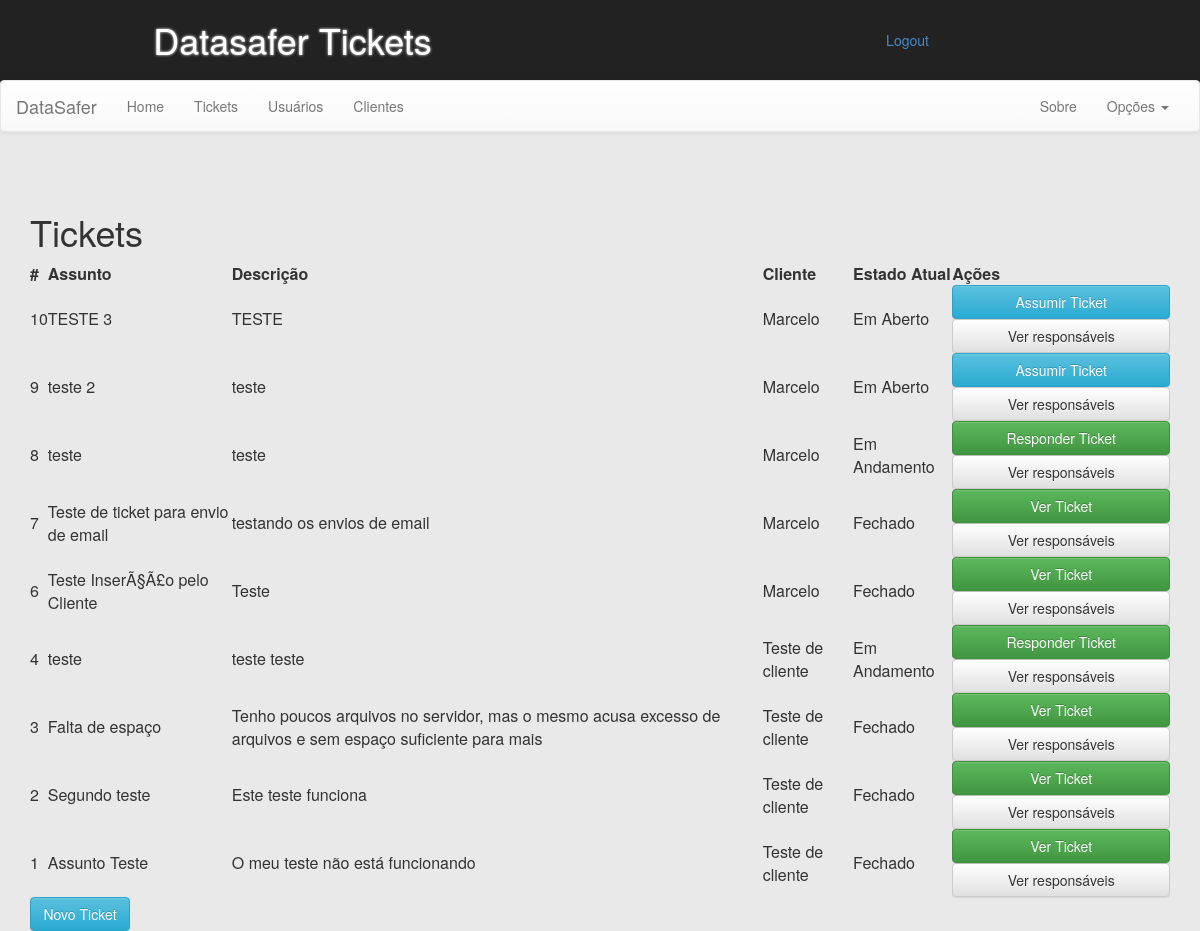
Before: /?pag=tickets (signed in) with the older database file.
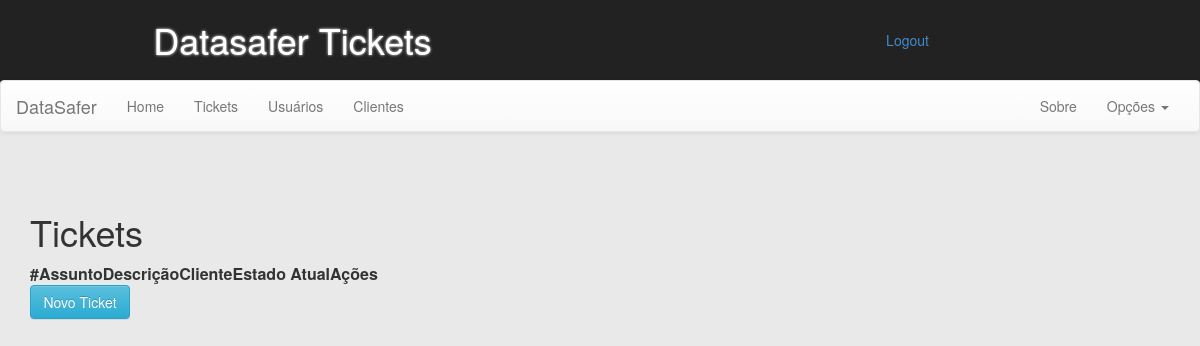
After: the same page with the newer database file.
### tables this page shows
CREATE TABLE IF NOT EXISTS `tck_ticket` (
  `id` int(250) NOT NULL auto_increment,
  `assunto` varchar(50) NOT NULL,
  `descricao` varchar(250) NOT NULL,
  `estado` int(11) NOT NULL,
  `causa` varchar(500) default NULL,
  `resolucao` varchar(500) default NULL,
  `cliente` int(11) NOT NULL,
  PRIMARY KEY  (`id`),
  KEY `fk_ticket_estado` (`estado`)
);

CREATE TABLE IF NOT EXISTS `tck_client` (
  `id` int(11) NOT NULL auto_increment,
  `nome` varchar(50) NOT NULL,
  `email` varchar(80) NOT NULL,
  `user` varchar(30) NOT NULL,
  `passwd` varchar(50) NOT NULL,
  PRIMARY KEY  (`id`),
  UNIQUE KEY `user` (`user`)
);

CREATE TABLE IF NOT EXISTS `tck_estado` (
  `id` int(11) NOT NULL auto_increment,
  `estado` varchar(50) NOT NULL,
  PRIMARY KEY  (`id`)
);

### rsc/pag/tickets.php (the view, shortened to what the changed rows need)
<?php
	if(isset($_SESSION['id_logged']) || isset($_SESSION['id_logged_client'])){
		if(isset($_GET['interna'])){
			$stmt = "SELECT tck_ticket.assunto, tck_ticket.descricao, tck_client.nome cliente,
			tck_client.email, tck_ticket.estado, tck_ticket.causa, tck_ticket.resolucao FROM tck_ticket
			JOIN tck_client ON tck_client.id = tck_ticket.cliente WHERE tck_ticket.id =".$_GET['interna'];
			$stmt = mysql_query($stmt);
			$rsc = mysql_fetch_array($stmt);
		?>
		<div class="container">
		<div class="col-lg-6" >
		<h1>Assunto: <?php echo $rsc['assunto'] ?></h1>
		<hr>
		<h3>Descrição do problema</h3>
		<p><?php echo utf8_encode($rsc['descricao'])?></p>
		<hr>
		<h3>Cliente / E-mail</h3>
		<p><?php echo $rsc['cliente']." / ".$rsc['email']?></p>
		<hr>
		<h3>Estado do Ticket</h3>
		<p><?php
				$estado = $rsc['estado'];
	  			$estado_stmt = "SELECT estado FROM tck_estado WHERE id = ".$estado;
	  			$estado_stmt = mysql_query($estado_stmt);
	  			$res = mysql_fetch_array($estado_stmt);
	  			echo $res['estado'];
		?></p>
		<hr>
		<form method="post" action="rsc/system_arqs/actions.php">
		<input type="hidden" name="fechandoTicket" value="1">
		<input type="hidden" name="id_ticket" value="<?php echo $_GET['interna'] ?>">
		<h3>Causa</h3>
		<textarea class="form-control" name="causa" style="height: 120px;" required <?php if(isset($_SESSION['id_logged_client'])){echo "disabled";} ?>><?php echo $rsc['causa']?></textarea>
		<hr>
		<h3>Resolução do problema</h3>
		<textarea class="form-control" name="resolucao" style="height: 120px;" required <?php if(isset($_SESSION['id_logged_client'])){echo "disabled";} ?>><?php echo $rsc['resolucao']?></textarea>
		<hr>
		<input type="submit" value="<?php if($estado == 3){echo "Atualizar";}else{echo "Fechar";}?> Ticket" class="btn btn-success" <?php if(isset($_SESSION['id_logged_client'])){echo "disabled";} ?>>
				<?php if(isset($_SESSION['id_logged'])){ ?>
					<a href="?pag=tickets" class="btn btn-default">Voltar</a>
					<?php }elseif(isset($_SESSION['id_logged_client'])){ ?>
					<a href="?pag=client_tickets&interna=<?php echo $_SESSION['id_logged_client'] ?>" class="btn btn-default">Voltar</a>
					<?php } ?>
		</form>
		</div>
		<div class="col-lg-6">
		<div class="col-lg-12">
			<h1>Comentários do Ticket</h1>
			<form method="post" action="rsc/system_arqs/actions.php">
				<div class="form-group">
					<?php if(isset($_SESSION['id_logged'])){ ?>
					<input type="hidden" name="id_user" value="<?php echo $_SESSION['id_logged']?>">
					<?php }elseif(isset($_SESSION['id_logged_client'])){ ?>
					<input type="hidden" name="id_user" value="<?php echo 'c'.$_SESSION['id_logged_client']?>">
					<?php } ?>
					<input type="hidden" name="id_ticket" value="<?php echo $_GET['interna']?>">
					<input type="hidden" name="comentario" value="1">
					<label for="coment">Comentário</label>
					<textarea name="coment" id="coment" placeholder="Escreva seu comentário" class="form-control"></textarea>
				</div>
				<div class="form-group">
					<input type="submit" value="Enviar Comentário" class="btn btn-default">
				</div>
			</form>
			<hr>
			<div class="coment_delimiter" style="height: 300px; overflow: auto;">
			<?php
			 $stmt = "SELECT tck_comentario.comentario, tck_comentario.data, tck_comentario.id_user, tck_comentario.id_client FROM tck_comentario
			 WHERE id_ticket =".$_GET['interna']." ORDER BY tck_comentario.id DESC";
			 $stmt = mysql_query($stmt);
			 while ($res = mysql_fetch_array($stmt)) {
			 	if(isset($res['id_user'])){
			 	?>
			 	<div class="alert alert-info" role="alert">
			 		<h5><?php echo "(".date("d/m/Y", strtotime($res['data'])).") Datasafer Disse:"; ?></h5>
			 		<p><?php echo $res['comentario'] ?></p>
			 	</div>
			 <?php
			 }else{ ?>
			 	<div class="alert alert-success" role="alert">
			 		<h5><?php echo "(".date("d/m/Y", strtotime($res['data'])).") Cliente Disse:"; ?></h5>
			 		<p><?php echo $res['comentario'] ?></p>
			 	</div>
			 <?php }} ?>
			</div>
		</div>
			<div class="col-lg-12">
			<h1> Arquivos do Ticket</h1>
			<div class="panel panel-default">
			    <div class="panel-heading">
			      <h4 class="panel-title">
			        <a data-toggle="collapse" data-parent="#accordion" href="#collapseOne">
			         Upload de arquivo
			        </a>
			      </h4>
			    </div>
			    <div id="collapseOne" class="panel-collapse collapse in">
			      <div class="panel-body">
			        <form method="post" action="rsc/system_arqs/actions.php" enctype= "multipart/form-data">
			        <input type="hidden" name="id_ticket" value="<?php echo $_GET['interna'] ?>">
					<input type="hidden" name="upload_arquivo" value="1">
					<div class="form-group">
                       <label for="arq">Arquivo <small>Máximo de 2MB</small>:</label>
                       <input type="file" name="arq" id="arq">
                       <input type="submit" value="Enviar Arquivo" class="btn btn-success" style="width: 130px; margin-top: 30px;">
					</div>
				</form>
			      </div>
			    </div>
			  </div>
			  <div class="panel panel-default">
			    <div class="panel-heading">
			      <h4 class="panel-title">
			        <a data-toggle="collapse" data-parent="#accordion" href="#collapseTwo">
			         Arquivos do Ticket
			        </a>
			      </h4>
			    </div>
			    <div id="collapseTwo" class="panel-collapse collapse in">
			      <div class="panel-body">
			      <ul class="list-group">
			  <?php
			  	$stmt = "SELECT * FROM tck_arquivos WHERE ticket = ".$_GET['interna'];
			  	$stmt = mysql_query($stmt);
			  	if(mysql_num_rows($stmt) == 0){
			  		echo "<h3>Não há arquivos para este ticket</h3>";
			  	}else{
			  		while ($rsc = mysql_fetch_array($stmt)) {
			  			?>
			  			<?php $nomeArquivo = $rsc['arq_name'];
			  				  $dataEnvio   = $rsc['data'];
			  			?>
			  			<a href="<?php echo $rsc['arq_link']?>"><li class="list-group-item"><?php echo $nomeArquivo." - ".date('d/m/Y', strtotime($dataEnvio));?></li></a>
			  			<?php
			  		}
			  	}
			  ?>
			  </ul>
			   </div>
			    </div>
			  </div>
			</div>
		</div>
		</div>
			<?php
		}else{
		$stmt = "SELECT * FROM tck_ticket ORDER BY id DESC";
		$stmt = mysql_query($stmt);
?>
<div class="container tickets">
<h1>Tickets</h1>
<table id="ticket_table" class="row-border hover stripe">
	<thead>
		<tr>
			<th>#</th>
			<th>Assunto</th>
			<th>Descrição</th>
			<th>Cliente</th>
			<th>Estado Atual</th>
			<th>Ações</th>
		</tr>
	</thead>
	<tbody>
	<?php
	  	while ($rsc = mysql_fetch_array($stmt)) {
	  		$id 		= $rsc['id'];
	  		$assunto    = $rsc['assunto'];
	  		$descricao  = $rsc['descricao'];
	  		$cliente    = $rsc['cliente'];
	  		$estado 	= $rsc['estado'];
	  	?>
	  	<tr>
	  		<td><?php echo $id?></td>
	  		<td><?php echo $assunto ?></td>
	  		<td><?php echo utf8_encode($descricao)?></td>
	  		<td><?php
	  		$query = "SELECT nome FROM tck_client WHERE id =".$cliente;
	  		$query = mysql_query($query);
	  		$res = mysql_fetch_array($query);
	  		echo $res['nome'];
	  		?></td>
	  		<td>
	  			<?php
	  			$estado_stmt = "SELECT estado FROM tck_estado WHERE id = ".$estado;
	  			$estado_stmt = mysql_query($estado_stmt);
	  			$res = mysql_fetch_array($estado_stmt);
	  			echo $res['estado'];
	  			?>
	  		</td>
	  		<td>
	  		<?php
	  			$query = "SELECT * FROM tck_user_ticket WHERE id_user = ".$_SESSION['id_logged']." AND id_ticket =".$id;
	  			$query = mysql_query($query);
	  			if(mysql_num_rows($query) == 0 && $estado != 3){
	  		?>
	  		<form method="post" action="rsc/system_arqs/actions.php">
	  			<input type="submit" class="btn btn-info pull-left" value="Assumir Ticket">
	  			<a href="?pag=responsaveis&idtck=<?php echo $id?>" class="btn btn-default pull-left"> Ver responsáveis </a>
	  		</form>
	  		<?php }else{ ?>
	  			<a href="?pag=tickets&interna=<?php echo $id ?>" class="btn btn-success"><?php if($estado == 2){ echo "Responder";}else{ echo "Ver";} ?> Ticket</a>
	  			<a href="?pag=responsaveis&idtck=<?php echo $id?>" class="btn btn-default pull-left"> Ver responsáveis </a>
	  		<?php } ?>
	  		</td>
	  	</tr>
	  	<?php
	  	}
		?>
	</tbody>
</table>
</div>
<?php }}else{
	?>
			<a data-toggle="modal" data-target="#myModal">
				Login
			</a>
	<?php
}
?>

Changed rows visible on the page:
removed tck_ticket: id "10", assunto "TESTE 3", descricao "TESTE", tck_client.nome "Marcelo", tck_estado.estado "Em Aberto"
removed tck_ticket: id "9", assunto "teste 2", descricao "teste", tck_client.nome "Marcelo", tck_estado.estado "Em Aberto"
removed tck_ticket: id "8", assunto "teste", descricao "teste", tck_client.nome "Marcelo", tck_estado.estado "Em Andamento", estado "Responder"
removed tck_ticket: id "7", assunto "Teste de ticket para envio de email", descricao "testando os envios de email", tck_client.nome "Marcelo", tck_estado.estado "Fechado", estado "Ver"
removed tck_ticket: id "6", assunto "Teste InserÃ§Ã£o pelo Cliente", descricao "Teste", tck_client.nome "Marcelo", tck_estado.estado "Fechado", estado "Ver"
removed tck_ticket: id "4", assunto "teste", descricao "teste teste", tck_client.nome "Teste de cliente", tck_estado.estado "Em Andamento", estado "Responder"
removed tck_ticket: id "3", assunto "Falta de espaço", descricao "Tenho poucos arquivos no servidor, mas o mesmo acusa excesso de arquivos e sem espaço suficiente para mais", tck_client.nome "Teste de cliente", tck_estado.estado "Fechado", estado "Ver"
removed tck_ticket: id "2", assunto "Segundo teste", descricao "Este teste funciona", tck_client.nome "Teste de cliente", tck_estado.estado "Fechado", estado "Ver"
removed tck_ticket: id "1", assunto "Assunto Teste", descricao "O meu teste não está funcionando", tck_client.nome "Teste de cliente", tck_estado.estado "Fechado", estado "Ver"
